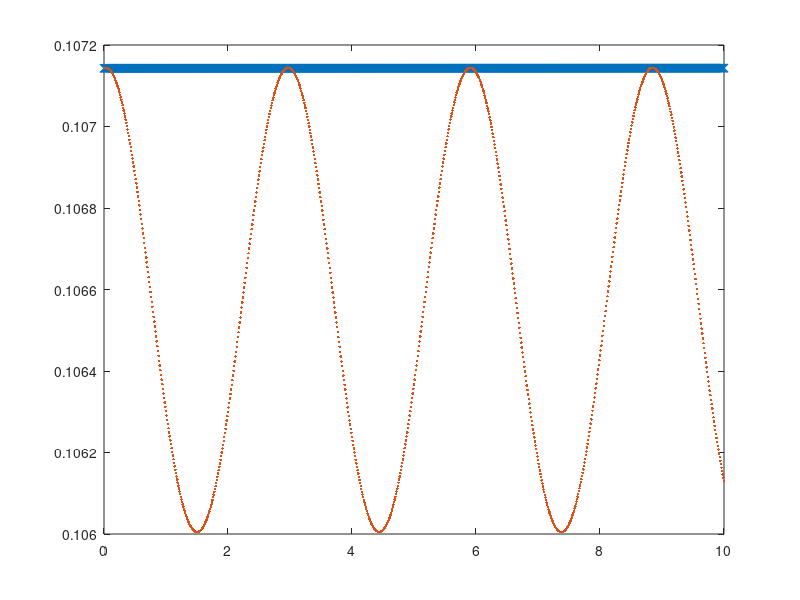

Here is the MATLAB script that generated this plot:
clc; clear;

% define epsilon and t final 
e = 1e-2;
tf = 10;

% calculate num of steps
nstep = tf/e;

% define mass and k constant
m = 0.35;
k = 0.4;

% define V & F
V = @(x) 0.5*k*x^2;
F = @(x) -k*x;

% define p & q
p(1) = 0.2;
q(1) = 0.5;
t(1) = 0;

% define Hamiltonian
H(1) = p(1) * p(1)/(2*m) + V(q(1));

%% euler-cromer iteration
for i=1:nstep
    p(i+1) = p(i) - k*q(i) * e;
    q(i+1) = q(i) + e * p(i+1)/m; % this p(i+1) change is euler vs euler-cromer
    H(i+1) = p(i+1) * p(i+1) / (2*m) + V(q(i+1));
    t(i+1) = t(i) + e;
end

RK2_p(1) = p(1);
RK2_q(1) = q(1);
RK2_H(1) = H(1);
RK2_t(1) = t(1);

%% RK2
for i=1:nstep
    RK2_k1_q = RK2_p(i)/m;
    RK2_k1_p = F(RK2_q(i));

    RK2_q_mid = RK2_q(i) + e * 0.5 * RK2_k1_q;
    RK2_p_mid = RK2_p(i) + e * 0.5 * RK2_k1_p;

    RK2_k2_q = RK2_p_mid / m;
    RK2_k2_p = F(RK2_q_mid);

    RK2_p(i+1) = RK2_p(i) + e * RK2_k2_p;
    RK2_q(i+1) = RK2_q(i) + e * RK2_k2_q;
    
    RK2_H(i+1) = RK2_p(i+1) * RK2_p(i+1) / (2*m) + V(RK2_q(i+1));
    RK2_t(i+1) = RK2_t(i) + e;
end

%% PLOTS
plot(RK2_t, RK2_p, 'x', t, p, '.');
pause;
plot(RK2_t, RK2_q, 'x', t, q, '.');
pause;
plot(RK2_p, RK2_q, 'x', p, q, '.');
pause;
plot(RK2_t, RK2_H, 'x', t, H, '.');
pause;